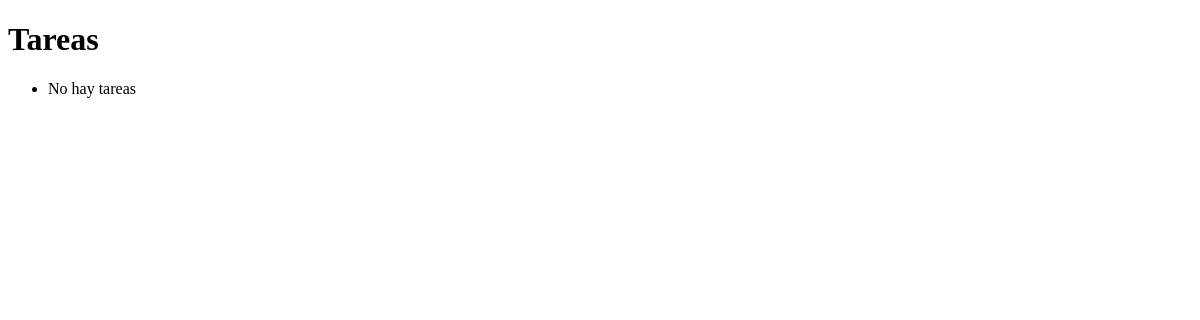
/task/?status=completed (signed in), run on an earlier commit of the app's database.
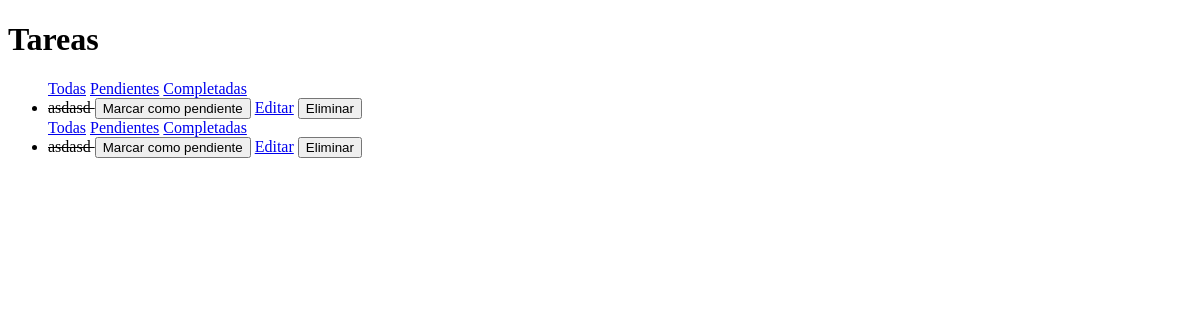
And on a later commit of the database.
### task/models.py (models this page shows, shortened)
class Task(models.Model):
    STATUS_CHOICES = [
        ('pending', 'Pendiente'),
        ('in_progress', 'En progreso'),
        ('donde', 'Completada'),
    ]
    title = models.CharField(max_length=100)
    completed = models.BooleanField(default=False)
    description = models.TextField(blank= True)
    status = models.CharField(
        max_length=20,
        choices= STATUS_CHOICES,
        default= 'pending'
    )
    user= models.ForeignKey(
        User,
        on_delete=models.CASCADE,
        related_name='tasks'
    )
    created_at = models.DateField(auto_now_add=True)
    updated_at = models.DateField(auto_now=True)

### task/views.py (the view)
# urls.py: path('', task_list, name='task_list'),
@login_required
def task_list(request):
    status = request.GET.get('status')
    tasks = Task.objects.filter(user=request.user)
    if status == 'pending':
        tasks = tasks.filter(completed=False)
    elif status == 'completed':
        tasks = tasks.filter(completed=True)
    return render(request, 'task/task_list.html', {
        'tasks': tasks,
        'status': status
    })

### task/templates/task/task_list.html (shortened to what this page needs)
<!DOCTYPE html>
<html>
    <head>
    </head>
    <body>
        <h1>Tareas</h1>
        <ul>
            {%for task in tasks%}
            <a href="{%url 'task_list' %}">Todas</a>
            <a href="?status=pending">Pendientes</a>
            <a href="?status=completed">Completadas</a>
            <li>
                {% if task.completed %}
                    <s>{{task.title}}  </s>
                {% else %}
                {{task.title}} {{task.status}}
                {% endif %}
                <form method="POST" action="{%url 'task_toggle'  task.id%}" style="display:inline;">
                    <button type="submit">
                        {%if task.completed%}
                            Marcar como pendiente
                        {%else%}
                            Marcar como completada
                        {%endif%}
                    </button>
                </form>
                <a href="{% url 'task_edit' task.id%}">Editar</a>
                <form method="POST" action="{% url 'task_delete' task.id %}" style="display:inline;">
                    <button type="submit">Eliminar</button>
                </form>
            </li>
            {%empty%}
            <li>No hay tareas</li>
            {%endfor%}
        </ul>
    </body>
</html>

What changed in the data, as far as the page shows it:
added Task: title "asdasd", completed "Marcar como pendiente"
added Task: title "asdasd", completed "Marcar como pendiente"
Also different on the page:
text no longer shown: "No hay tareas"
